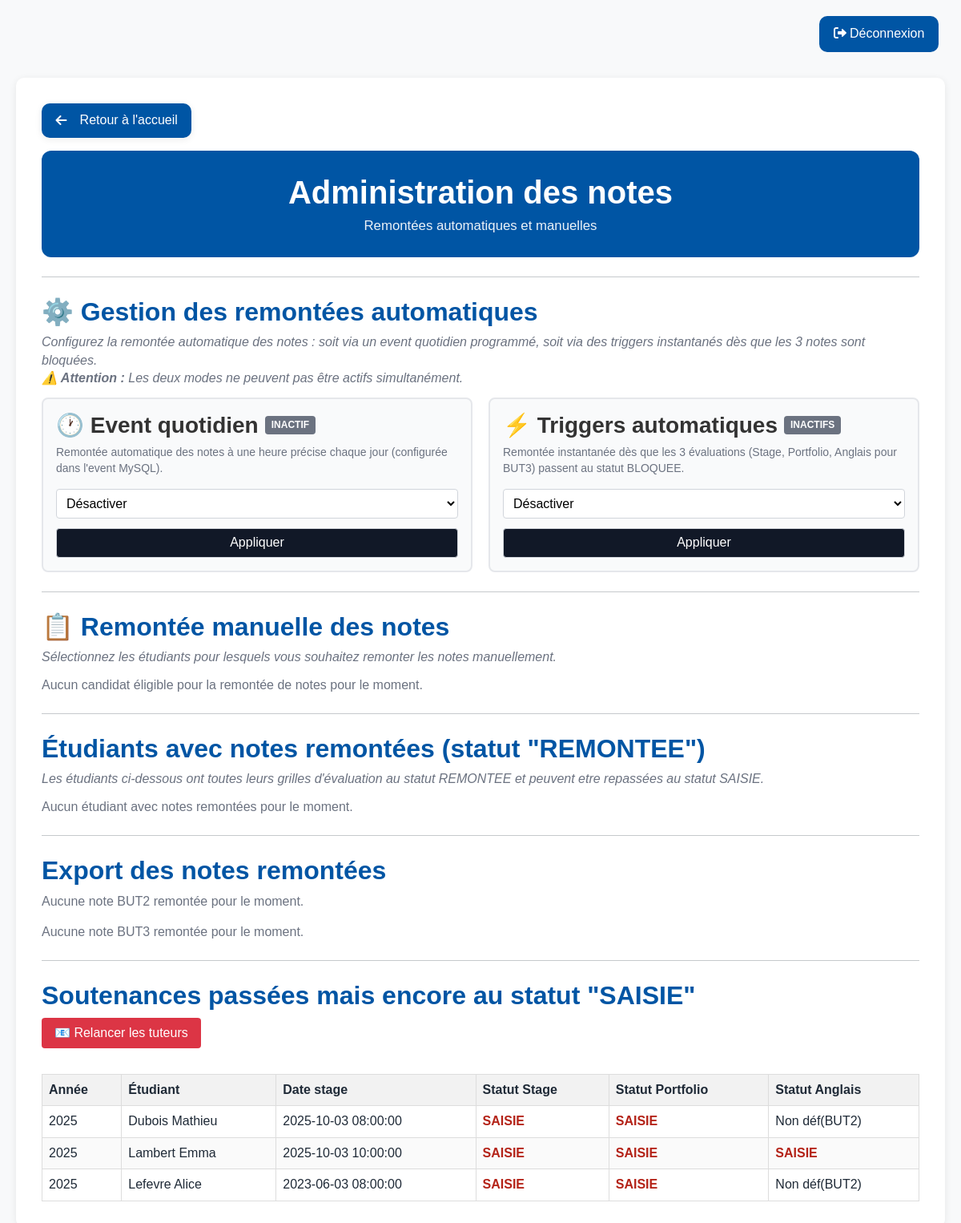
/soutenances/index.php?action=remontee-notes&r=total/index (signed in), run on the app's committed database.
### tables this page shows
CREATE TABLE `anneestage` (
  `anneeDebut` smallint(6) NOT NULL,
  `IdEtudiant` smallint(6) NOT NULL,
  `IdEntreprise` smallint(6) DEFAULT NULL,
  `but3sinon2` tinyint(1) NOT NULL,
  `alternanceBUT3` tinyint(1) NOT NULL,
  `nomMaitreStageApp` varchar(50) DEFAULT NULL,
  `sujet` varchar(200) NOT NULL,
  `noteEntreprise` float DEFAULT NULL CHECK (`noteEntreprise` >= 0),
  `typeMission` varchar(50) DEFAULT NULL,
  `cadreMission` varchar(200) DEFAULT NULL
);

CREATE TABLE `etudiantsbut2ou3` (
  `IdEtudiant` smallint(6) NOT NULL,
  `nom` varchar(50) NOT NULL,
  `prenom` varchar(50) NOT NULL,
  `mail` varchar(80) NOT NULL,
  `empreinte` varchar(256) NOT NULL
);

CREATE TABLE `evalstage` (
  `IdEvalStage` smallint(6) NOT NULL,
  `note` float DEFAULT NULL,
  `commentaireJury` varchar(200) DEFAULT NULL,
  `presenceMaitreStageApp` tinyint(1) DEFAULT NULL,
  `confidentiel` tinyint(1) DEFAULT NULL,
  `date_h` datetime DEFAULT NULL,
  `IdEnseignantTuteur` smallint(6) NOT NULL,
  `Statut` varchar(15) NOT NULL,
  `IdSecondEnseignant` smallint(6) DEFAULT NULL,
  `anneeDebut` smallint(6) NOT NULL,
  `IdModeleEval` smallint(6) NOT NULL,
  `IdEtudiant` smallint(6) NOT NULL,
  `IdSalle` varchar(10) DEFAULT NULL
);

### soutenances/controllers/TotalController.php (called while the page is built, shortened)
<?php
require_once __DIR__ . '/../models/RemonteeNoteModel.php';
function total_index(PDO $pdo): void {
        $vueSeule = isset($_GET['vue']) && $_GET['vue'] == '1';
        try {
            $rowsLate = remontee_notes_getCandidatsSoutenancePasseeSaisie($pdo);
        } catch (PDOException $e) {
            http_response_code(500);
            echo 'Erreur lors de la lecture de la seconde liste: ' . htmlspecialchars($e->getMessage());
            return;
        }
        $eventEnabled = remontee_notes_isEventEnabled($pdo);
        $triggersEnabled = remontee_notes_areTriggersEnabled($pdo);
    $data = compact('rowsCandidats', 'rowsRemontee', 'rowsLate', 'notesBut2', 'notesBut3', 'emailsTuteursEnRetard', 'vueSeule', 'ok', 'errc', 'eventEnabled', 'triggersEnabled');
    total_render(__DIR__ . '/../views/Remontee/total.view.php', $data);
}
function total_render(string $viewPath, array $data): void {
        extract($data);
        require $viewPath;
}
?>

### soutenances/models/RemonteeNoteModel.php (called while the page is built, shortened)
<?php
function remontee_notes_getCandidatsSoutenancePasseeSaisie(PDO $pdo): array {
    $sql = "
            SELECT
                a.anneeDebut,
                etu.IdEtudiant,
                etu.nom AS nomEtudiant,
                etu.prenom AS prenomEtudiant,
                es.date_h AS dateStage,
                es.Statut AS StatutStage,
                ep.Statut AS StatutPortfolio,
                ea.dateS AS dateAnglais,
                ea.Statut AS StatutAnglais
            FROM AnneeStage a
            JOIN EtudiantsBUT2ou3 etu ON etu.IdEtudiant = a.IdEtudiant
            -- STAGE (pour récupérer la date de soutenance)
            LEFT JOIN EvalStage es ON es.IdEtudiant = a.IdEtudiant AND es.anneeDebut = a.anneeDebut
            LEFT JOIN ModelesGrilleEval ms ON ms.IdModeleEval = es.IdModeleEval AND ms.natureGrille LIKE '%STAGE%'
            -- PORTFOLIO
            LEFT JOIN EvalPortFolio ep ON ep.IdEtudiant = a.IdEtudiant AND ep.anneeDebut = a.anneeDebut
            LEFT JOIN ModelesGrilleEval mp ON mp.IdModeleEval = ep.IdModeleEval AND mp.natureGrille LIKE '%PORTFOLIO%'
            -- ANGLAIS (BUT3 seulement)
            LEFT JOIN EvalAnglais ea ON ea.IdEtudiant = a.IdEtudiant AND ea.anneeDebut = a.anneeDebut
            LEFT JOIN ModelesGrilleEval ma ON ma.IdModeleEval = ea.IdModeleEval AND ma.natureGrille LIKE '%ANGLAIS%'
            WHERE
                -- Date de soutenance passée
                es.date_h < NOW()
                -- Au moins une évaluation au statut 'SAISIE'
                AND (
                    es.Statut = 'SAISIE'
                    OR ep.Statut = 'SAISIE'
                    OR (a.but3sinon2 = 1 AND ea.Statut = 'SAISIE')
                )
            ORDER BY a.anneeDebut, etu.nom, etu.prenom
        ";
    $stmt = $pdo->query($sql);
    return $stmt->fetchAll();
}
function remontee_notes_isEventEnabled(PDO $pdo): bool {
        $sql = "SELECT STATUS FROM information_schema.EVENTS WHERE EVENT_NAME = 'remonter_grilles_event'";
        $stmt = $pdo->query($sql);
        $row = $stmt->fetch();
        return isset($row['STATUS']) && $row['STATUS'] === 'ENABLED';
}
function remontee_notes_areTriggersEnabled(PDO $pdo): bool {
        $triggers = ['remonteeStage', 'remonteePortfolio', 'remonteeAnglais'];
        $stmt = $pdo->query("SELECT DATABASE()");
        $dbName = $stmt->fetchColumn();
        foreach ($triggers as $trigger) {
            $sql = "SELECT COUNT(*) FROM information_schema.TRIGGERS WHERE TRIGGER_NAME = ? AND TRIGGER_SCHEMA = ?";
            $stmt = $pdo->prepare($sql);
            $stmt->execute([$trigger, $dbName]);
            if ($stmt->fetchColumn() == 0) {
                return false;
            }
        }
        return true;
}
?>

### soutenances/views/Remontee/total.view.php (the view, shortened to what this page needs)
<!doctype html>
<html lang="fr">
<head>
	<link href="https://cdn.jsdelivr.net/npm/bootstrap@5.1.3/dist/css/bootstrap.min.css" rel="stylesheet">
	<link rel="stylesheet" href="assets/style/style.css">
	<link rel="stylesheet" href="https://cdnjs.cloudflare.com/ajax/libs/font-awesome/6.0.0/css/all.min.css">
	</head>
<body>
	<?php if (isset($_SESSION['user_info'])): ?>
	<div class="topbar">
		<a href="index.php?action=logout" class="btn btn-uca"><i class="fas fa-sign-out-alt me-1"></i>Déconnexion</a>
	</div>
	<?php endif; ?>
	<div class="container-main">
		<div class="page-actions">
			<a class="btn-back" href="index.php?action=accueil">Retour à l'accueil</a>
		</div>
		<div class="page-header">
			<h1>Administration des notes</h1>
			<p class="subtitle">Remontées automatiques et manuelles</p>
		</div>
	<hr style="margin:24px 0">
	<h2>⚙️ Gestion des remontées automatiques</h2>
	<p style="color: #6b7280; font-style: italic; margin-bottom: 12px;">
		Configurez la remontée automatique des notes : soit via un event quotidien programmé, soit via des triggers instantanés dès que les 3 notes sont bloquées.
		<br><strong>⚠️ Attention :</strong> Les deux modes ne peuvent pas être actifs simultanément.
	</p>
	<?php if (!$vueSeule): ?>
	<div style="display: flex; gap: 20px; margin-bottom: 24px; flex-wrap: wrap;">
		<div style="flex: 1; min-width: 300px; border: 2px solid #e5e7eb; border-radius: 8px; padding: 16px; background: #f9fafb;">
			<h3 style="margin-top: 0; color: #333; display: flex; align-items: center; gap: 8px;">
				🕐 Event quotidien
				<?php if ($eventEnabled): ?>
					<span style="background: #10b981; color: white; font-size: 12px; padding: 4px 8px; border-radius: 4px;">ACTIF</span>
				<?php else: ?>
					<span style="background: #6b7280; color: white; font-size: 12px; padding: 4px 8px; border-radius: 4px;">INACTIF</span>
				<?php endif; ?>
			</h3>
			<p style="font-size: 14px; color: #6b7280; margin-bottom: 16px;">
				Remontée automatique des notes à une heure précise chaque jour (configurée dans l'event MySQL).
			</p>
			<form method="post" style="margin: 0;">
				<select name="toggle_event" style="padding: 8px; border: 1px solid #d1d5db; border-radius: 4px; width: 100%; margin-bottom: 12px;" <?php if ($triggersEnabled): ?>disabled<?php endif; ?>>
					<option value="0" <?php if (!$eventEnabled) echo 'selected'; ?>>Désactiver</option>
				</select>
				<button type="submit" style="width: 100%;" <?php if ($triggersEnabled): ?>disabled title="Désactivez les triggers d'abord"<?php endif; ?>>
					Appliquer
				</button>
			</form>
		</div>
		<div style="flex: 1; min-width: 300px; border: 2px solid #e5e7eb; border-radius: 8px; padding: 16px; background: #f9fafb;">
			<h3 style="margin-top: 0; color: #333; display: flex; align-items: center; gap: 8px;">
				⚡ Triggers automatiques
				<?php if ($triggersEnabled): ?>
					<span style="background: #10b981; color: white; font-size: 12px; padding: 4px 8px; border-radius: 4px;">ACTIFS</span>
				<?php else: ?>
					<span style="background: #6b7280; color: white; font-size: 12px; padding: 4px 8px; border-radius: 4px;">INACTIFS</span>
				<?php endif; ?>
			</h3>
			<p style="font-size: 14px; color: #6b7280; margin-bottom: 16px;">
				Remontée instantanée dès que les 3 évaluations (Stage, Portfolio, Anglais pour BUT3) passent au statut BLOQUEE.
			</p>
			<form method="post" style="margin: 0;">
				<select name="toggle_trigger" style="padding: 8px; border: 1px solid #d1d5db; border-radius: 4px; width: 100%; margin-bottom: 12px;" <?php if ($eventEnabled): ?>disabled<?php endif; ?>>
					<option value="0" <?php if (!$triggersEnabled) echo 'selected'; ?>>Désactiver</option>
				</select>
				<button type="submit" style="width: 100%;" <?php if ($eventEnabled): ?>disabled title="Désactivez l'event d'abord"<?php endif; ?>>
					Appliquer
				</button>
			</form>
		</div>
	</div>
	<?php else: ?>
		<p style="color: #6b7280; font-style: italic;">
			Mode vue seule actif : Statut actuel - Event: <?php echo $eventEnabled ? '✅ Activé' : '❌ Désactivé'; ?> | Triggers: <?php echo $triggersEnabled ? '✅ Activés' : '❌ Désactivés'; ?>
		</p>
	<?php endif; ?>
	<hr style="margin:24px 0">
	<h2>📋 Remontée manuelle des notes</h2>
	<p style="color: #6b7280; font-style: italic; margin-bottom: 12px;">
		Sélectionnez les étudiants pour lesquels vous souhaitez remonter les notes manuellement.
	</p>
	<?php if (empty($rowsCandidats)): ?>
		<p class="empty">Aucun candidat éligible pour la remontée de notes pour le moment.</p>
	<?php endif; ?>
	<hr style="margin:24px 0">
	<h2>Étudiants avec notes remontées (statut "REMONTEE")</h2>
	<p style="color: #6b7280; font-style: italic; margin-bottom: 12px;">
			Les étudiants ci-dessous ont toutes leurs grilles d'évaluation au statut REMONTEE et peuvent etre repassées au statut SAISIE.
	</p>
	<?php if (empty($rowsRemontee)): ?>
		<p class="empty">Aucun étudiant avec notes remontées pour le moment.</p>
	<?php endif; ?>
	<hr style="margin:24px 0">
	<h2>Export des notes remontées</h2>
	<?php if (!empty($notesBut2)): ?>
		<h3>Notes BUT2 remontées</h3>
		<button type="button" onclick="openExportModal('but2')" style="background-color: #28a745; color: white; padding: 8px 16px; border: none; border-radius: 4px; cursor: pointer; margin-bottom: 12px;">
			📊 EXPORT BUT2
		</button>
		<table>
			<thead>
				<tr>
					<th>Année</th>
					<th>Étudiant</th>
					<th>Note Stage</th>
					<th>Note Portfolio</th>
				</tr>
			</thead>
			<tbody>
				<?php foreach ($notesBut2 as $note): ?>
					<tr>
						<td><?php echo htmlspecialchars($note['anneeDebut']); ?></td>
						<td><?php echo htmlspecialchars($note['nomEtudiant'] . ' ' . $note['prenomEtudiant']); ?></td>
						<td><?php echo htmlspecialchars($note['noteStage']); ?></td>
						<td><?php echo htmlspecialchars($note['notePortfolio']); ?></td>
					</tr>
				<?php endforeach; ?>
			</tbody>
		</table>
	<?php else: ?>
		<p class="empty">Aucune note BUT2 remontée pour le moment.</p>
	<?php endif; ?>
	<?php if (!empty($notesBut3)): ?>
		<?php if (!empty($notesBut2)): ?>
			<hr style="margin:24px 0">
		<?php endif; ?>
		<h3>Notes BUT3 remontées</h3>
		<button type="button" onclick="openExportModal('but3')" style="background-color: #17a2b8; color: white; padding: 8px 16px; border: none; border-radius: 4px; cursor: pointer; margin-bottom: 12px;">
			📊 EXPORT BUT3
		</button>
		<table>
			<thead>
				<tr>
					<th>Année</th>
					<th>Étudiant</th>
					<th>Note Stage</th>
					<th>Note Portfolio</th>
					<th>Note Anglais</th>
				</tr>
			</thead>
			<tbody>
				<?php foreach ($notesBut3 as $note): ?>
					<tr>
						<td><?php echo htmlspecialchars($note['anneeDebut']); ?></td>
						<td><?php echo htmlspecialchars($note['nomEtudiant'] . ' ' . $note['prenomEtudiant']); ?></td>
						<td><?php echo htmlspecialchars($note['noteStage']); ?></td>
						<td><?php echo htmlspecialchars($note['notePortfolio']); ?></td>
						<td><?php echo htmlspecialchars($note['noteAnglais']); ?></td>
					</tr>
				<?php endforeach; ?>
			</tbody>
		</table>
	<?php else: ?>
		<p class="empty">Aucune note BUT3 remontée pour le moment.</p>
	<?php endif; ?>
	<?php if (!empty($rowsLate)): ?>
		<hr style="margin:24px 0">
		<h2>Soutenances passées mais encore au statut "SAISIE"</h2>
		<?php if (!empty($emailsTuteursEnRetard)): ?>
		<button type="button" onclick="openRelancerModal()" style="background-color: #dc3545; color: white; padding: 8px 16px; border: none; border-radius: 4px; cursor: pointer; margin-bottom: 12px;">
			📧 Relancer les tuteurs
		</button>
		<?php endif; ?>
		<table>
			<thead>
				<tr>
					<th>Année</th>
					<th>Étudiant</th>
					<th>Date stage</th>
					<th>Statut Stage</th>
					<th>Statut Portfolio</th>
					<th>Statut Anglais</th>
				</tr>
			</thead>
			<tbody>
				<?php foreach ($rowsLate as $r): ?>
					<tr>
						<td><?php echo htmlspecialchars($r['anneeDebut']); ?></td>
						<td><?php echo htmlspecialchars($r['nomEtudiant'] . ' ' . $r['prenomEtudiant']); ?></td>
						<td><?php echo htmlspecialchars($r['dateStage'] ? $r['dateStage'] : '—'); ?></td>
						<td><?php $v = $r['StatutStage'] ?? '—'; echo ($v === 'SAISIE') ? '<span class="saisie">SAISIE</span>' : htmlspecialchars($v); ?></td>
						<td><?php $v = $r['StatutPortfolio'] ?? '—'; echo ($v === 'SAISIE') ? '<span class="saisie">SAISIE</span>' : htmlspecialchars($v); ?></td>
						<td><?php $v = $r['StatutAnglais'] ?? 'Non déf(BUT2)'; echo ($v === 'SAISIE') ? '<span class="saisie">SAISIE</span>' : htmlspecialchars($v); ?></td>
					</tr>
				<?php endforeach; ?>
			</tbody>
		</table>
	<?php endif; ?>
	</div>
</body>
</html>

### data on the page
anneestage: anneeDebut "2025", IdEtudiant.prenom "Dubois Mathieu", evalstage.date_h "2025-10-03 08:00:00", v "Non déf(BUT2)"
anneestage: anneeDebut "2025", IdEtudiant.prenom "Lambert Emma", evalstage.date_h "2025-10-03 10:00:00", shows "SAISIE"
anneestage: anneeDebut "2025", IdEtudiant.prenom "Lefevre Alice", evalstage.date_h "2023-06-03 08:00:00", v "Non déf(BUT2)"
